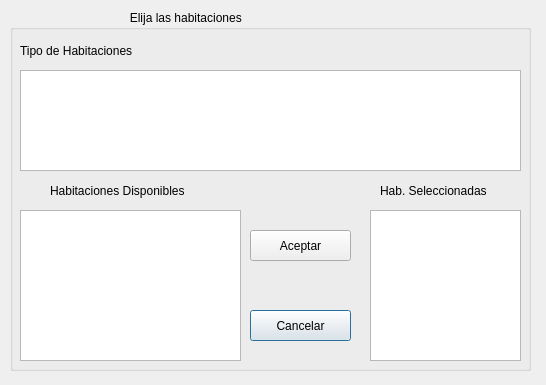
<?xml version="1.0" encoding="UTF-8"?>
<ui version="4.0">
 <class>Registro_habitacion</class>
 <widget class="QDialog" name="Registro_habitacion">
  <property name="geometry">
   <rect>
    <x>0</x>
    <y>0</y>
    <width>546</width>
    <height>385</height>
   </rect>
  </property>
  <property name="windowTitle">
   <string>Dialog</string>
  </property>
  <widget class="QGroupBox" name="groupBox">
   <property name="geometry">
    <rect>
     <x>10</x>
     <y>10</y>
     <width>521</width>
     <height>361</height>
    </rect>
   </property>
   <property name="styleSheet">
    <string notr="true">#groupBox{
	font: 75 16pt &quot;Times New Roman&quot;;
}</string>
   </property>
   <property name="title">
    <string>                                    Elija las habitaciones                           </string>
   </property>
   <widget class="QTableWidget" name="HabitacionesTableWidget">
    <property name="geometry">
     <rect>
      <x>10</x>
      <y>200</y>
      <width>221</width>
      <height>151</height>
     </rect>
    </property>
    <property name="cursor" stdset="0">
     <cursorShape>PointingHandCursor</cursorShape>
    </property>
   </widget>
   <widget class="QTableWidget" name="TiposHTableWidget">
    <property name="geometry">
     <rect>
      <x>10</x>
      <y>60</y>
      <width>501</width>
      <height>101</height>
     </rect>
    </property>
    <property name="cursor" stdset="0">
     <cursorShape>PointingHandCursor</cursorShape>
    </property>
   </widget>
   <widget class="QLabel" name="label">
    <property name="geometry">
     <rect>
      <x>10</x>
      <y>30</y>
      <width>181</width>
      <height>21</height>
     </rect>
    </property>
    <property name="styleSheet">
     <string notr="true">font: 75 16pt &quot;Times New Roman&quot;;</string>
    </property>
    <property name="text">
     <string>Tipo de Habitaciones</string>
    </property>
   </widget>
   <widget class="QLabel" name="label_2">
    <property name="geometry">
     <rect>
      <x>40</x>
      <y>170</y>
      <width>151</width>
      <height>21</height>
     </rect>
    </property>
    <property name="styleSheet">
     <string notr="true">font: 75 12pt &quot;Times New Roman&quot;;</string>
    </property>
    <property name="text">
     <string>Habitaciones Disponibles</string>
    </property>
   </widget>
   <widget class="QPushButton" name="CancelarRHButton">
    <property name="geometry">
     <rect>
      <x>240</x>
      <y>300</y>
      <width>101</width>
      <height>31</height>
     </rect>
    </property>
    <property name="styleSheet">
     <string notr="true"/>
    </property>
    <property name="text">
     <string>Cancelar</string>
    </property>
   </widget>
   <widget class="QPushButton" name="AceptarRHButton">
    <property name="geometry">
     <rect>
      <x>240</x>
      <y>220</y>
      <width>101</width>
      <height>31</height>
     </rect>
    </property>
    <property name="styleSheet">
     <string notr="true"/>
    </property>
    <property name="text">
     <string>Aceptar</string>
    </property>
   </widget>
   <widget class="QListWidget" name="SeleaccionadaslistWidget">
    <property name="geometry">
     <rect>
      <x>360</x>
      <y>200</y>
      <width>151</width>
      <height>151</height>
     </rect>
    </property>
   </widget>
   <widget class="QLabel" name="label_3">
    <property name="geometry">
     <rect>
      <x>370</x>
      <y>170</y>
      <width>131</width>
      <height>21</height>
     </rect>
    </property>
    <property name="styleSheet">
     <string notr="true">font: 75 12pt &quot;Times New Roman&quot;;</string>
    </property>
    <property name="text">
     <string>Hab. Seleccionadas</string>
    </property>
   </widget>
  </widget>
 </widget>
 <resources/>
 <connections/>
</ui>
